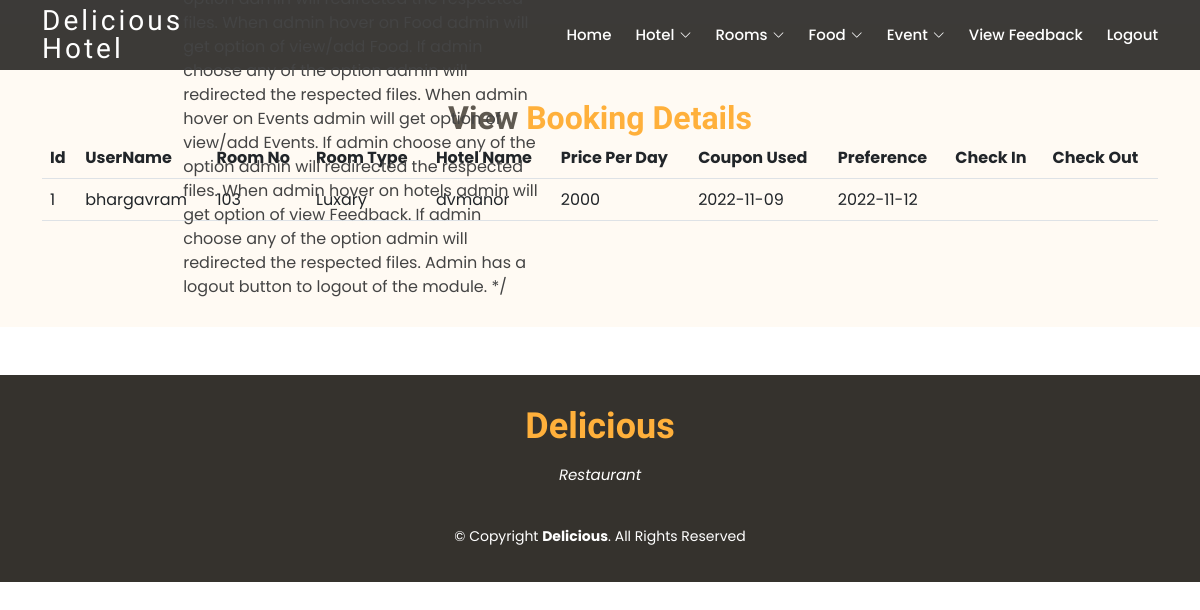
/ViewABooking.php, run on the app's committed database.
### tables this page shows
CREATE TABLE `booking` (
  `bid` int(11) NOT NULL,
  `uname` varchar(30) NOT NULL,
  `rid` int(11) NOT NULL,
  `rno` int(11) NOT NULL,
  `rtype` varchar(30) NOT NULL,
  `hname` varchar(30) NOT NULL,
  `price` int(11) NOT NULL,
  `checkIn` date NOT NULL,
  `checkOut` date NOT NULL
);

### ViewABooking.php (the view, shortened to what this page needs)
<html>
<head>
  <link href=" assets/vendor/animate.css/animate.min.css  " rel="stylesheet">
  <link href=" assets/vendor/bootstrap/css/bootstrap.min.css  " rel="stylesheet">
  <link href=" assets/vendor/bootstrap-icons/bootstrap-icons.css  " rel="stylesheet">
  <link href=" assets/vendor/boxicons/css/boxicons.min.css  " rel="stylesheet">
  <link href=" assets/vendor/glightbox/css/glightbox.min.css  " rel="stylesheet">
  <link href=" assets/vendor/swiper/swiper-bundle.min.css  " rel="stylesheet">
  <link href=" assets/css/style.css  " rel="stylesheet">
</head>
<body>
    <header id="header" class="fixed-top d-flex align-items-center header-transparent">
        <div class="container-fluid container-xl d-flex align-items-center justify-content-between">
          <div class="logo me-auto">
            <h1><a href="index2.html">Delicious Hotel</a></h1>
          </div>
          <?php
             require_once "adminmenu.php";
          ?>
        </div>
      </header>
      <main id="main">
      <br>
      <section id="about" class="about">
  <?php
       require_once "connect.php";
       $sql = "SELECT * FROM booking";
        $stmt = $conn->prepare($sql);
        $stmt->execute();
        $result = $stmt->get_result();
?>
    <div class="container">
      <div class="section-title">
        <h2>View <span>Booking Details</span></h2>
           <table class="table table-border" >
            <tr>
                <th>Id</th>
                <th>UserName</th>
                <th>Room No</th>
                <th>Room Type</th>
                <th>Hotel Name</th>
                <th>Price Per Day</th>
                <th>Coupon Used</th>
                <th>Preference</th>
                <th>Check In</th>
                <th>Check Out</th>
            </tr>
        <?php
     if ($result->num_rows > 0) {
    while ($row = $result->fetch_array()) {
        ?>
        <tr>
            <td><?php echo $row[0]; ?></td>
            <td><?php echo $row[1]; ?></td>
            <td><?php echo $row[3]; ?></td>
            <td><?php echo $row[4]; ?></td>
            <td><?php echo $row[5]; ?></td>
            <td><?php echo $row[6]; ?></td>
            <td><?php echo $row[7]; ?></td>
            <td><?php echo $row[8]; ?></td>
            <td><?php echo $row[9]; ?></td>
            <td><?php echo $row[10]; ?></td>
           </tr>
<?php
    }
}
   ?>
            </table>
         </div>
    </div>
  </section>
  <div style="clear:both">
           <br><br>
    </div>
</main>
       <footer id="footer">
        <div class="container">
          <h3>Delicious</h3>
          <p>Restaurant</p>
          <div class="copyright">
            &copy; Copyright <strong><span>Delicious</span></strong>. All Rights Reserved
          </div>
        </div>
      </footer>
</body>
</html>

### assets/css/style.css (style rules this page uses)
body { font-family: "Poppins", sans-serif; color: #444444; }
a { text-decoration: none; color: #ffb03b; }
h1, h2, h3, h4, h5, h6 { font-family: "Satisfy", sans-serif; }
#header { top: 0px; height: 70px; z-index: 997; transition: all 0.5s; padding: 10px 0; background: rgba(26, 24, 22, 0.85); }
#header.header-transparent { background: rgba(26, 24, 22, 0.85); }
#header .logo h1 { font-size: 28px; margin: 0; line-height: 1; font-weight: 400; letter-spacing: 3px; }
#header .logo h1 a, #header .logo h1 a:hover { color: #fff; text-decoration: none; }
section { padding: 60px 0; }
.section-title { text-align: center; padding-bottom: 30px; }
.section-title h2 { margin: 15px 0 0 0; font-size: 32px; font-weight: 700; color: #5f5950; }
.section-title h2 span { color: #ffb03b; }
.about { background: #fffaf3; }
#footer { background: #35322d; color: #fff; font-size: 14px; text-align: center; padding: 30px 0; }
#footer h3 { font-size: 36px; font-weight: 700; color: #ffb03b; position: relative; padding: 0; margin: 0 0 15px 0; }
#footer p { font-size: 15; font-style: italic; padding: 0; margin: 0 0 40px 0; }
#footer .copyright { margin: 0 0 5px 0; }

### data on the page
booking: bid "1", uname "bhargavram", rno "103", rtype "Luxary", hname "dvmanor", price "2000", checkIn "2022-11-09", checkOut "2022-11-12"
